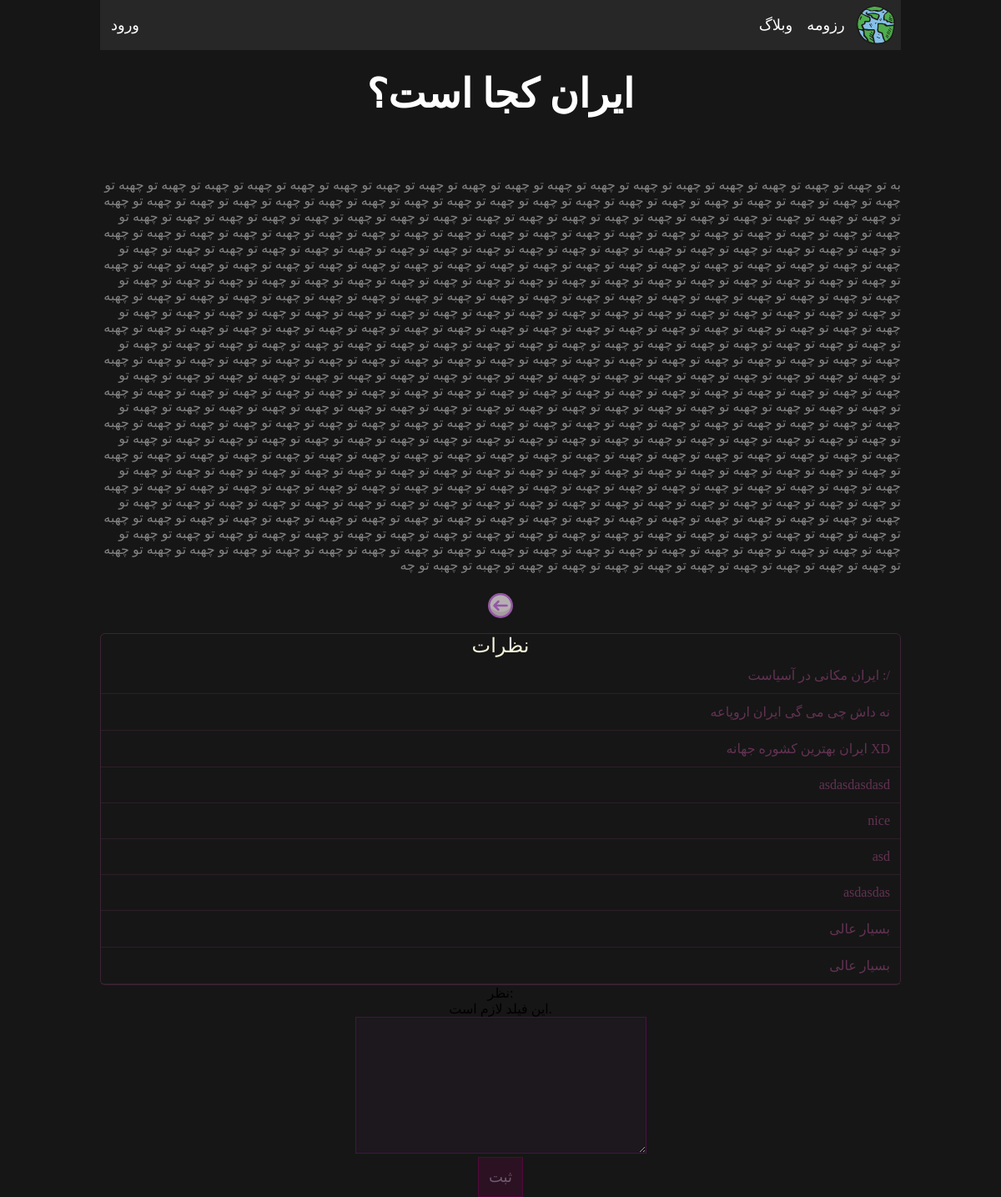
Page /posts/3 on the committed database.
### management/models.py (models this page shows, shortened)
class Post(m.Model):
    title = m.CharField(max_length=255)
    content = m.TextField()
    view = m.IntegerField(default=0)
    created = m.DateTimeField(auto_now_add=True)
    midified = m.DateTimeField(auto_now=True)
    class Meta:
        verbose_name = "پست"
        verbose_name_plural = "پست ها"

class Comment(m.Model):
    post = m.ForeignKey(Post,on_delete=m.CASCADE,related_name="comment")
    text = m.TextField(verbose_name="نظر")
    like = m.IntegerField(default=0)
    created = m.DateTimeField(auto_now_add=True)
    midified = m.DateTimeField(auto_now=True)
    class Meta:
        verbose_name = "نظر"
        verbose_name_plural = "نظرات"

### management/views.py (the view)
# urls.py: path('posts/<int:post_id>',post_details,name='post_details'),
def post_details(request,post_id):
    context= check_login(request)
    form = CommentForm(request.POST)
    if request.method == 'POST':
        if form.is_valid():
            data = form.cleaned_data
            c = form.save(commit=False)
            c.post_id = post_id
            c.save()
    post = Post.objects.get(pk=post_id)
    comments = Comment.objects.filter(post=post_id)
    context.update({'post' : post,'comments' : comments ,'form': form})
    return render(request,'posts/post_info.html',context=context)

### management/forms.py
class CommentForm(forms.ModelForm):
    class Meta:
        model=Comment
        fields = ['text']

### management/views.py (called while the page is built)
def check_login(request):
    context = {'Flag' : 'False'}
    if request.user.is_authenticated:
        user = User.objects.get(username=request.user.username)
        context = {'user' : user.username,'Flag' : 'True'}
    return context

### management/templates/posts/post_info.html (shortened to what this page needs)
{% extends "main.html" %}
{% load static %}
{% block content %}
<h1 class="titr">{{ post.title }}</h1><p class="text"> {{ post.content }}</p><div class="back-div"><a href={% url "blog" %} class="back"></a></div>
<div class="cmns">
    <p class="cmnt-title">نظرات</p>
    {% for comment in comments %}
        <p class="cmn">{{ comment.text }}</p>
    {% endfor %}
</div>
<form method="POST" class="cmn-form">
    {{ form.as_div }}
    <input type="submit" class="submit" value="ثبت">
</form>
{% endblock %}

### management/static/style.css (style rules this page uses)
body { background-color: #161616; margin: 0px; margin-right: 10vw; margin-left: 10vw; font-family: 'B Koodak'; }
* { margin: 0px; padding: 0px; }
a { color: #161616; }
li { list-style: none; }
.titr { margin-top: 2vw; margin-bottom: 10vw; font-size: 4vw; width: 80vw; height: 1vh; text-align: center; color: white; }
.text { text-align: right; color: rgb(129, 129, 129); }
.back-div { display: flex; margin-top: 2vw; justify-content: center; width: 80vw; height: 4vw; }
.back { display: block; width: 2.5vw; height: 2.5vw; background-image: url('svg/back.svg'); background-repeat: no-repeat; background-size: cover; text-align: center; text-decoration: none; transition: 1s; }
.cmns { text-align: right; border: 0.15vw solid rgba(99, 50, 83,0.5); border-radius: 0.5vw; }
.cmn { padding: 1vw; color: rgb(99, 50, 83); border-bottom: 0.1vw solid rgba(99, 50, 83,0.3); transition: 1s; }
.cmn-form { text-align: center; }
.cmnt-title { text-align: center; color: beige; font-size: 2vw; }
textarea,input { padding: 0.5vw; text-align: right; color: #7e8588; background-color: rgb(91, 30, 97,0.1); border: 0.1vw solid rgba(114, 14, 114,0.5); }
textarea:focus,input { color: white; border: 0.1vw solid rgba(114, 14, 114,1); outline: none; }
.submit { font-size: large; color: rgb(112, 91, 111); padding: 1vw; background-color: rgba(92, 7, 64, 0.3); border: rgba(92, 7, 64, 0.8) solid 0.1vw; transition: 0.5s; }

### rows in the picture
Post: title "ایران کجا است؟", content "به تو چهبه تو چهبه تو چهبه تو چهبه تو چهبه تو چهبه تو چهبه تو چهبه تو چهبه تو چهبه تو چهبه تو چهبه تو چهبه تو چهبه تو چهبه تو چهبه تو چهبه تو چهبه تو چهبه تو چهبه تو چهبه تو چهبه تو چهبه تو چهبه تو چهبه تو چهبه تو چهبه تو چهبه تو چهبه تو چهبه تو چهبه تو چهبه تو چهبه تو چهبه تو چهبه تو چهبه تو چهبه تو چهبه تو چهبه تو چهبه تو چهبه تو چهبه تو چهبه تو چهبه تو چهبه تو چهبه تو چهبه تو چهبه تو چهبه تو چهبه تو چهبه تو چهبه تو چهبه تو چهبه تو چهبه تو چهبه تو چهبه تو چهبه تو چهبه تو چهبه تو چهبه تو چهبه تو چهبه تو چهبه تو چهبه تو چهبه تو چهبه تو چهبه تو چهبه تو چهبه تو چهبه تو چهبه تو چهبه تو چهبه تو چهبه تو چهبه تو چهبه تو چهبه تو چهبه تو چهبه تو چهبه تو چهبه تو چهبه تو چهبه تو چهبه تو چهبه تو چهبه…"
Comment: text "ایران مکانی در آسیاست :/"
Comment: text "نه داش چی می گی ایران اروپاعه"
Comment: text "ایران بهترین کشوره جهانه XD"
Comment: text "asdasdasdasd"
Comment: text "nice"
Comment: text "asd"
Comment: text "asdasdas"
Comment: text "بسیار عالی"
Comment: text "بسیار عالی"
